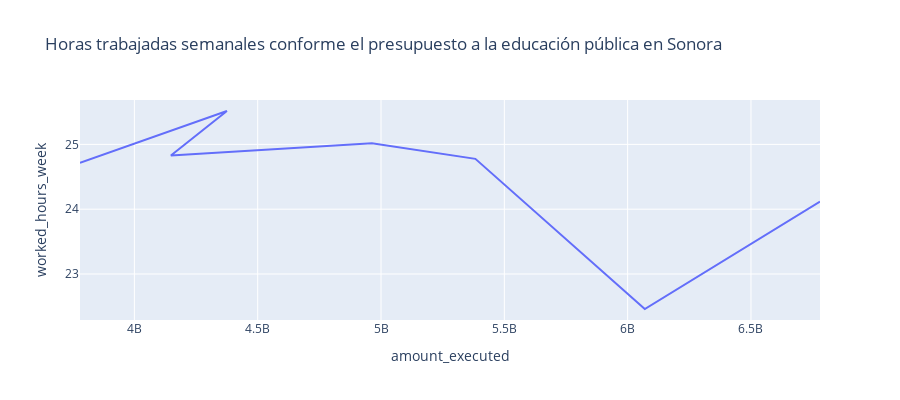

Notebook source saved alongside this figure:
### Code cell
fig = px.line(df_municipality, x='amount_executed', y='worked_hours_week', title='Horas trabajadas semanales conforme el presupuesto a la educación pública en Sonora', width=900, height=400)
fig.show()

### Figure 1 — Plotly figure (JSON) as saved in the notebook; plotly's stock layout.template omitted (floating-point values rounded to 4 significant figures)
{"data": [{"hovertemplate": "amount_executed=%{x}<br>worked_hours_week=%{y}<extra></extra>", "legendgroup": "", "line": {"color": "#636efa", "dash": "solid"}, "marker": {"symbol": "circle"}, "mode": "lines", "name": "", "orientation": "v", "showlegend": false, "type": "scatter", "x": [3780000000.0, 4375000000.0, 4148000000.0, 4963000000.0, 5383000000.0, 6070000000.0, 6779900503], "xaxis": "x", "y": [24.71, 25.52, 24.83, 25.02, 24.78, 22.46, 24.12], "yaxis": "y"}], "layout": {"height": 400, "legend": {"tracegroupgap": 0}, "title": {"text": "Horas trabajadas semanales conforme el presupuesto a la educación pública en Sonora"}, "width": 900, "xaxis": {"anchor": "y", "domain": [0, 1], "title": {"text": "amount_executed"}}, "yaxis": {"anchor": "x", "domain": [0, 1], "title": {"text": "worked_hours_week"}}}}
